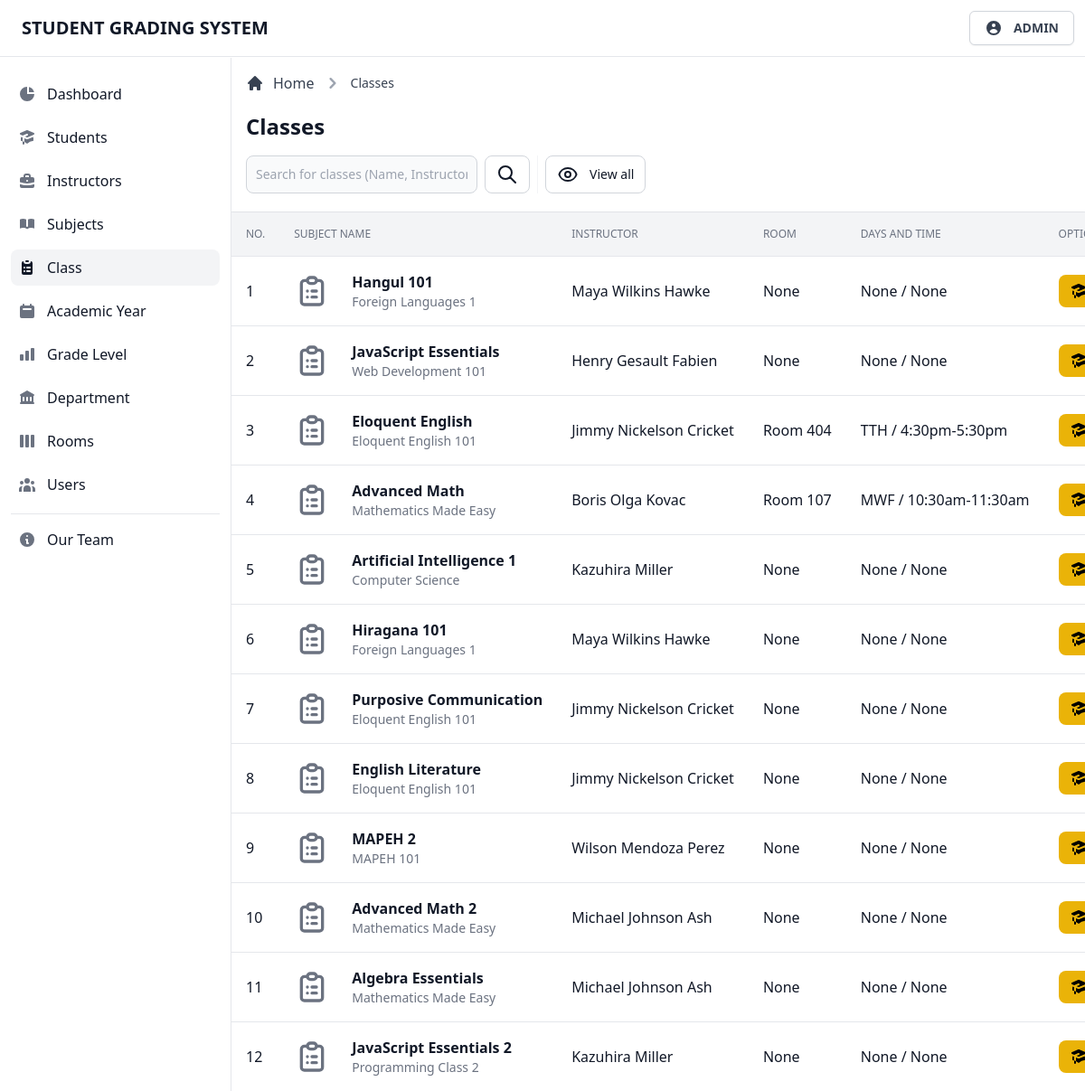
The page /admin/view/class.php (signed in) on the database its author committed.
### tables this page shows
CREATE TABLE `tblclass` (
  `class_id` int(11) NOT NULL,
  `class_code` int(11) NOT NULL,
  `class_name` varchar(255) NOT NULL,
  `class_desc` varchar(255) NOT NULL,
  `inst_code` int(11) NOT NULL,
  `class_inst` varchar(255) NOT NULL,
  `class_level` varchar(255) NOT NULL,
  `class_ay` varchar(255) NOT NULL,
  `class_day` varchar(255) NOT NULL,
  `class_time` varchar(255) NOT NULL,
  `class_room` varchar(255) NOT NULL,
  `class_section` varchar(255) NOT NULL
);

### admin/page/class/class.classes.php (called while the page is built, shortened)
<?php
class DisplayClassContr extends DisplayClass
{
  public function fetchData()
  {
    $result = $this->getData();
    return $result;
  }
}
class DisplayClass extends Dbh
{
  protected function getData()
  {
    $stmt = $this->connect()->query('SELECT * FROM tblclass;');
    $result = 0;
    while ($row = $stmt->fetchAll(PDO::FETCH_ASSOC)) {
      $result = $row;
    }
    return $result;
  }
}
$display = new DisplayClassContr();
$result = $display->fetchData();

### admin/database/database.classes.php (called while the page is built)
<?php
class Dbh
{
  private $hostname = 'localhost';
  private $username = 'root';
  private $password = '';
  private $dbname = 'dbgradingsystem';
  public function connect()
  {
    try {
      $dbh = new PDO('mysql:host=' . $this->hostname . ';dbname=' . $this->dbname, $this->username, $this->password);
      return $dbh;
    } catch (PDOException $e) {
      print "Error!: " . $e->getMessage() . "<br>";
      die();
    }
  }
}

### admin/page/class/class-table.php (the view, shortened to what this page needs)
<div class="flex flex-col min-w-full overflow-hidden overflow-x-auto align-middle shadow">
  <table class="min-w-full divide-y divide-gray-200 table-fixed">
    <thead class="bg-gray-100">
      <tr>
        <th scope="col" class="th">
          No.
        </th>
        <th scope="col" class="th">
          Subject Name
        </th>
        <th scope="col" class="th">
          Instructor
        </th>
        <th scope="col" class="th">
          Room
        </th>
        <th scope="col" class="th">
          Days and Time
        </th>
        <th scope="col" class="th">
          Options
        </th>
      </tr>
    </thead>
    <tbody class="bg-white divide-y divide-gray-200 ">
      <?php foreach ($result as $data) : ?>
        <tr class="hover:bg-gray-100 group">
          <td class="td">
            <div class="flex items-center capitalize">
              <?= $i += 1; ?>
            </div>
          </td>
          <td class="td-title">
            <div class="text-sm font-normal text-gray-500">
              <div class="text-base font-semibold text-gray-900 capitalize">
                <?= $data['class_name']; ?>
              </div>
              <div class="text-sm font-normal text-gray-500">
                <?= $data['class_desc']; ?>
              </div>
            </div>
          </td>
          <td class="td">
            <div class="flex items-center capitalize">
              <?= $data['class_inst']; ?>
            </div>
          </td>
          <td class="td">
            <div class="flex items-center capitalize">
              <?php if (!empty($data['class_room'])) { ?>
                <?= $data['class_room']; ?>
              <?php } else { ?>
                None
              <?php } ?>
            </div>
          </td>
          <td class="td">
            <div class="flex items-center">
              <?php if (!empty($data['class_day'])) { ?>
                <?= $data['class_day']; ?>
              <?php } else { ?>
                None
              <?php } ?>
              /
              <?php if (!empty($data['class_time'])) { ?>
                <?= $data['class_time']; ?>
              <?php } else { ?>
                None
              <?php } ?>
            </div>
          </td>
          <td class="p-4 space-x-2 whitespace-nowrap">
            <a href="student-list.php?id=<?= $data['class_code']; ?>" class="inline-flex items-center px-3 py-2 text-sm font-medium text-center text-black bg-yellow-500 rounded-lg hover:bg-yellow-600 focus:ring-4 focus:ring-yellow-400/50">
            </a>
          </td>
        </tr>
      <?php endforeach; ?>
    </tbody>
  </table>
</div>

### rows shown on the page
tblclass: i "1", class_name "Hangul 101", class_desc "Foreign Languages 1", class_inst "Maya Wilkins Hawke", class_room "None", class_day "None", class_time "None"
tblclass: i "2", class_name "JavaScript Essentials", class_desc "Web Development 101", class_inst "Henry Gesault Fabien", class_room "None", class_day "None", class_time "None"
tblclass: i "3", class_name "Eloquent English", class_desc "Eloquent English 101", class_inst "Jimmy Nickelson Cricket", class_room "Room 404", class_day "TTH", class_time "4:30pm-5:30pm"
tblclass: i "4", class_name "Advanced Math", class_desc "Mathematics Made Easy", class_inst "Boris Olga Kovac", class_room "Room 107", class_day "MWF", class_time "10:30am-11:30am"
tblclass: i "5", class_name "Artificial Intelligence 1", class_desc "Computer Science", class_inst "Kazuhira Miller", class_room "None", class_day "None", class_time "None"
tblclass: i "6", class_name "Hiragana 101", class_desc "Foreign Languages 1", class_inst "Maya Wilkins Hawke", class_room "None", class_day "None", class_time "None"
tblclass: i "7", class_name "Purposive Communication", class_desc "Eloquent English 101", class_inst "Jimmy Nickelson Cricket", class_room "None", class_day "None", class_time "None"
tblclass: i "8", class_name "English Literature", class_desc "Eloquent English 101", class_inst "Jimmy Nickelson Cricket", class_room "None", class_day "None", class_time "None"
tblclass: i "9", class_name "MAPEH 2", class_desc "MAPEH 101", class_inst "Wilson Mendoza Perez", class_room "None", class_day "None", class_time "None"
tblclass: i "10", class_name "Advanced Math 2", class_desc "Mathematics Made Easy", class_inst "Michael Johnson Ash", class_room "None", class_day "None", class_time "None"
tblclass: i "11", class_name "Algebra Essentials", class_desc "Mathematics Made Easy", class_inst "Michael Johnson Ash", class_room "None", class_day "None", class_time "None"
tblclass: i "12", class_name "JavaScript Essentials 2", class_desc "Programming Class 2", class_inst "Kazuhira Miller", class_room "None", class_day "None", class_time "None"

### other values the page prints
$user "ADMIN"
